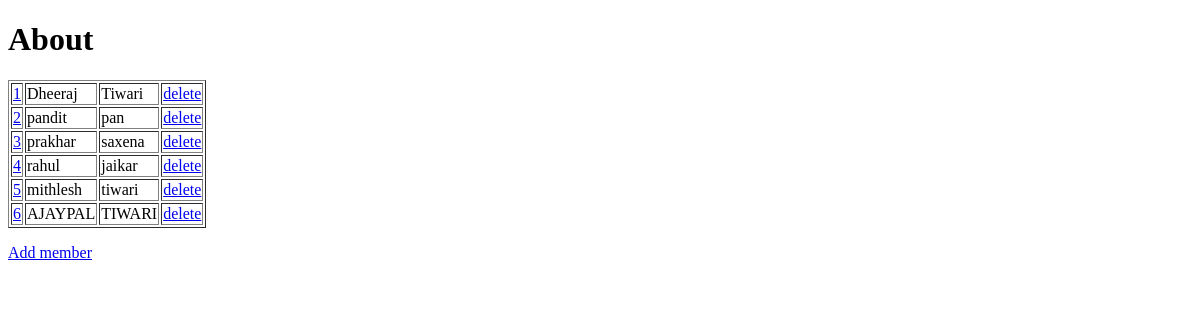
Page /about/ on the earlier database version.
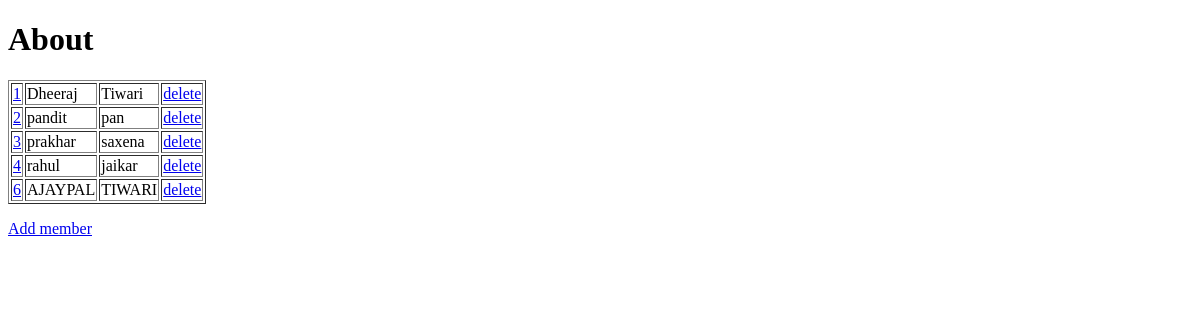
Same page on the later database version.
### about/models.py (models this page shows)
class About(models.Model):
    firstname=models.CharField(max_length=255)
    lastname=models.CharField(max_length=255)

### about/views.py (the view)
# urls.py: path('',views.about,name='about'),
def about(request):
    frnds=About.objects.all().values()
    template = loader.get_template('about.html')
    context = {
    'frnds': frnds,
  }
    return HttpResponse(template.render(context,request))

### about/templates/about.html (shortened to what this page needs)
<!DOCTYPE html>
<html lang="en">
<head>
</head>
<body>
  <h1>About</h1>
  <table border="1">
    {% for i in frnds %}
    <tr>
      <td><a href="update/{{ i.id }}">{{ i.id }}</a></td>
      <td>{{ i.firstname }}</td>
      <td>{{ i.lastname }}</td>
      <td><a href="delete/{{ i.id }}">delete</a></td>
    </tr>
    {% endfor %}
  </table>
  <p>
    <a href="add/">Add member</a>
  </p>
</body>
</html>

Differences in the rows shown:
removed About: id "5", firstname "mithlesh", lastname "tiwari"
